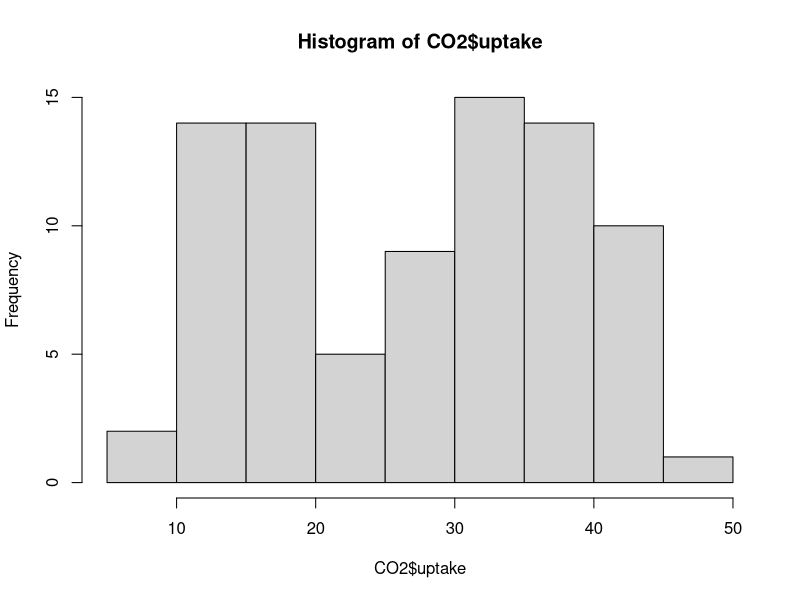
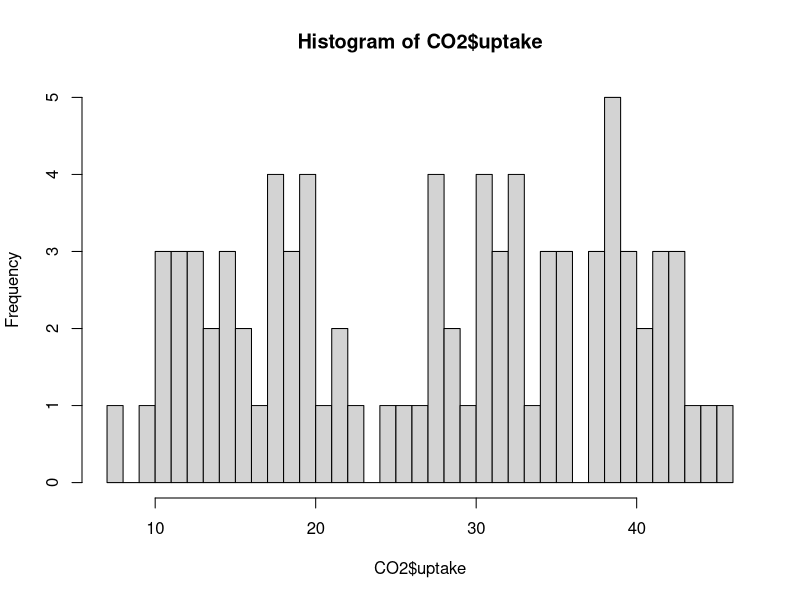
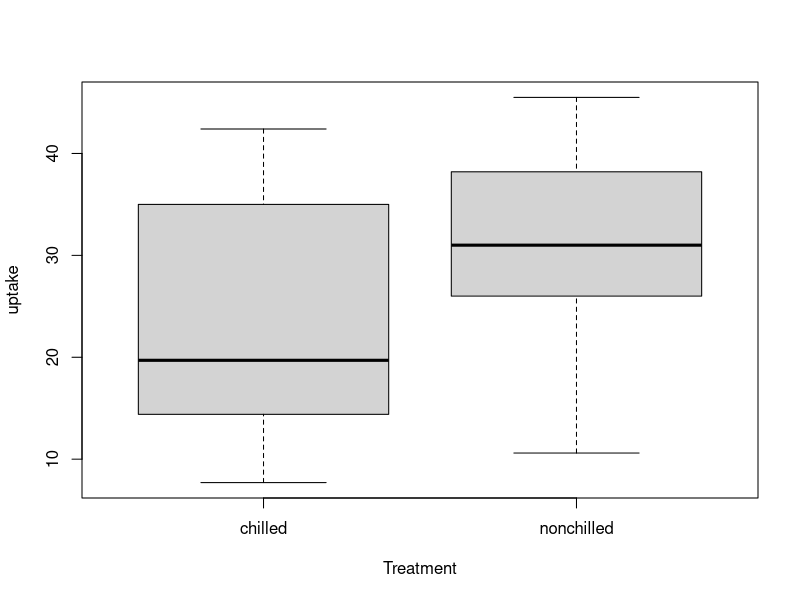
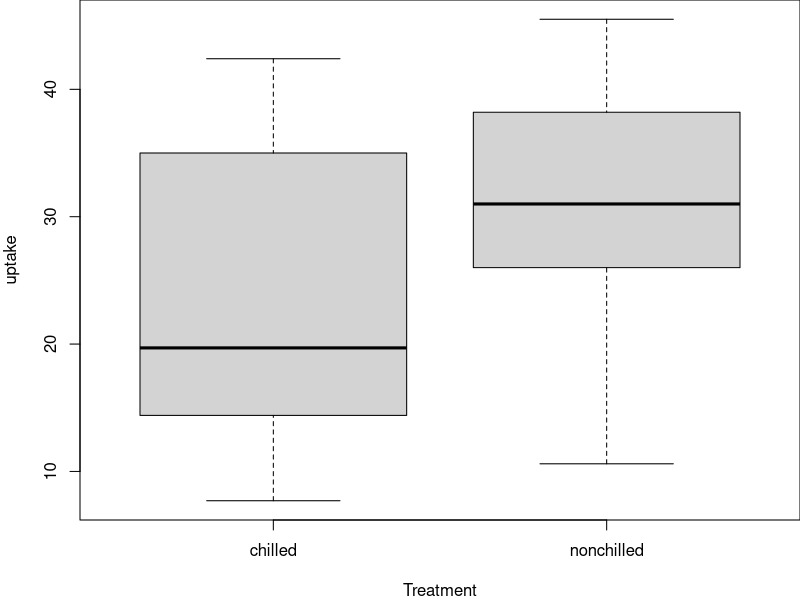

Here is the R script that generated these plots, in order:
## ---- chunk 1
knitr::opts_chunk$set(
  comment = "#",
  collapse = TRUE,
  warning = FALSE,
  message = FALSE,
  fig.width=5, fig.height=5, fig.retina=3,
  fig.align = 'center'
)
options(repos=structure(c(CRAN="http://cran.r-project.org")))
## ---- chunk 2
dir()
## ---- chunk 3
CO2 <- read.csv("data/co2_good.csv", header=TRUE)
## ---- chunk 4
str(CO2)
## ---- chunk 5
# First lets make a copy of the dataset to play with
CO2copy <- CO2
# names() gives you the names of the variables present in the data frame
names(CO2copy)

# Changing from English to French names (make sure you have the same levels!)
names(CO2copy) <- c("Plante","Categorie", "Traitement", "conc", "absortion")
names(CO2copy)
## ---- chunk 6
# Let's create an unique id for our samples:
# Don't forget to use "" for strings
CO2copy$uniqueID <- paste0(CO2copy$Plante,
                           "_",CO2copy$Categorie,
                           "_", CO2copy$Traitement)

# observe the results
head(CO2copy$uniqueID)
## ---- chunk 7
# Calculate the mean and the standard deviation of the CO2 concentration:
# Assign them to new variables
meanConc <- mean(CO2$conc)
sdConc <- sd(CO2$conc)
## ---- chunk 8
# print() prints any given value to the R console
print(paste("the mean of concentration is:", meanConc))

print(paste("the standard deviation of concentration is:", sdConc))
## ---- chunk 9
# Let's plot a histogram to explore the distribution of "uptake"
hist(CO2$uptake)
## ---- chunk 10
# Increasing the number of bins to observe better the pattern
hist(CO2$uptake, breaks = 40)
## ---- chunk 11
head(CO2)
## ---- chunk 12
CO2 <- read.csv("data/co2_broken.csv")
head(CO2)
## ---- chunk 13
head(CO2)
## ---- chunk 14
CO2 <- read.csv("data/co2_broken.csv",sep = "")
## ---- chunk 15
head(CO2)
## ---- chunk 16
CO2 <- read.csv("data/co2_broken.csv", sep = "", skip = 2)
head(CO2)
## ---- chunk 17
str(CO2)
## ---- chunk 18
unique(CO2$conc)
## ---- chunk 19
CO2 <- read.csv("data/co2_broken.csv", sep = "", skip = 2,
                na.strings = c("NA","na","cannot_read_notes"))
str(CO2)
## ---- chunk 20
levels(CO2$Treatment)
unique(CO2$Treatment)
## ---- chunk 21
# Identify all rows that contain "nnchilled" and replace with "nonchilled"
CO2$Treatment[CO2$Treatment=="nnchilled"] <- "nonchilled"

# Identify all rows that contain "chiled" and replace with "chilled"
CO2$Treatment[CO2$Treatment=="chiled"] <- "chilled"
## ---- chunk 22
boxplot(uptake ~ Treatment, data = CO2)
## ---- chunk 23
CO2 <- droplevels(CO2)
str(CO2)
## ---- chunk 24
par(mar = c(4, 4, 0, 0))
boxplot(uptake ~ Treatment, data = CO2)
## ---- chunk 25
library(tidyr)
## ---- chunk 26
# Let's create a new data frame
wide <- data.frame(Species = c("Oak", "Elm", "Ash"),
                   DBH = c(12, 20, 13),
                   Height = c(56, 85, 55))
wide
## ---- chunk 27
long = gather(wide, Measurement, Value, DBH, Height)
long
## ---- chunk 28
wide <- data.frame(Species = c("Oak", "Elm", "Ash"),
                   DBH = c(12, 20, 13), Height = c(56, 85, 55))
wide
## ---- chunk 29
long = tidyr::gather(wide, Measurement, Value, DBH, Height)
long
## ---- chunk 30
long
## ---- chunk 31
wide2 = tidyr::spread(long, Measurement, Value)
wide2
## ---- chunk 32
set.seed(8)
messy <- data.frame(id = 1:4,
                    trt = sample(rep(c('control', 'farm'), each = 2)),
                    zooplankton.T1 = runif(4),
                    fish.T1 = runif(4),
                    zooplankton.T2 = runif(4),
                    fish.T2 = runif(4))
messy
## ---- chunk 33
messy.long <- tidyr::gather(messy, taxa, count, -id, -trt)
head(messy.long)
## ---- chunk 34
messy.long.sep <- tidyr::separate(messy.long, taxa,
                                  into = c("species", "time"), sep = "\\.")
head(messy.long.sep)
## ---- chunk 35
air.long <- tidyr::gather(airquality, variable, value, -Month, -Day)
head(air.long)
## ---- chunk 36
air.wide <- tidyr::spread(air.long, variable, value)
head(air.wide)
## ---- chunk 37
library(dplyr)
## ---- chunk 38
ozone <- dplyr::select(airquality, Ozone, Month, Day)
head(ozone)
## ---- chunk 39
august <- dplyr::filter(airquality, Month == 8, Temp >= 90)
# same as: filter(airquality, Month == 8 & Temp >= 90)
head(august)
## ---- chunk 40
air_mess <- dplyr::sample_frac(airquality, 1)
head(air_mess)
## ---- chunk 41
air_chron <- dplyr::arrange(air_mess, Month, Day)
head(air_chron)
## ---- chunk 42
airquality_C <- dplyr::mutate(airquality, Temp_C = (Temp-32)*(5/9))
head(airquality_C)
## ---- chunk 43
library(magrittr)
## ---- chunk 44
june_C <- mutate(filter(airquality, Month == 6),
                 Temp_C = (Temp-32)*(5/9))
## ---- chunk 45
june_C <- airquality %>%
          dplyr::filter(Month == 6) %>%
          dplyr::mutate(Temp_C = (Temp-32)*(5/9))
## ---- chunk 46
month_sum <- airquality %>%
      group_by(Month) %>%
      summarise(mean_temp = mean(Temp),
                sd_temp = sd(Temp))
month_sum
## ---- chunk 47
?ChickWeight
data(ChickWeight)
## ---- chunk 48
weight_diff <- ChickWeight %>%
               dplyr::group_by(Chick) %>%
               dplyr::summarise(weight_diff = max(weight) - min(weight))
## ---- chunk 49
head(weight_diff)
## ---- chunk 50
diet_summ <- ChickWeight %>%
             dplyr::group_by(Diet, Chick) %>%
             dplyr::summarise(weight_gain = last(weight) - first(weight)) %>%
             dplyr::group_by(Diet) %>%
             dplyr::summarise(mean_gain = mean(weight_gain))
## ---- chunk 51
diet_summ
